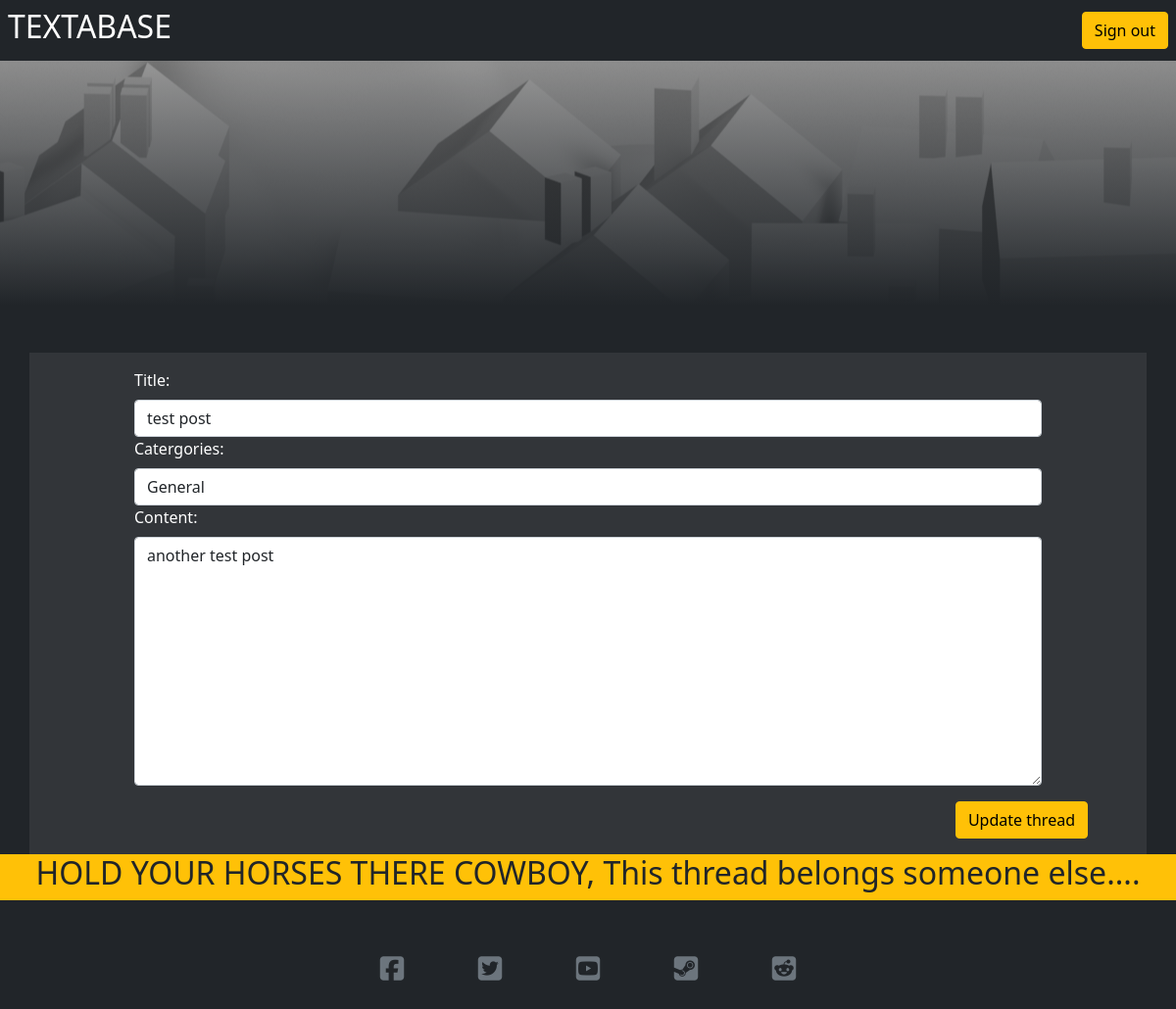
Page /edit_thread/22/ (signed in) on the committed database.
### forum/models.py (models this page shows, shortened)
class thread(models.Model):
    title = models.CharField(max_length=255, unique=True)
    slug = models.SlugField(max_length=255, unique=True)
    categories_choices = [
        ('GAM', 'Games'),
        ('BUG', 'Bugs'),
        ('BAN', 'Banter'),
        ('GEN', 'General')
    ]
    catergories = models.CharField(
        max_length=3,
        choices=categories_choices,
        default='GEN'
    )
    thread_starter = models.ForeignKey(User, on_delete=models.CASCADE,
                                       related_name='thread_post')
    date_posted = models.DateTimeField(auto_now=True, editable=False)
    content = models.TextField()
    class Meta:
        ordering = ["-date_posted"]

### forum/views.py (the view, shortened to what this page needs)
# urls.py: path('edit_thread/<thread_view_id>/', views.editThread,
def editThread(request, thread_view_id):
    edit_thread = get_object_or_404(thread, id=thread_view_id)
    form = newThreadForm(instance=edit_thread)
    setform = newThreadForm
    context = {
        'form': form,
    }
    return render(request, 'edit_thread.html', context)

### forum/forms.py
class newThreadForm(forms.ModelForm):
    class Meta:
        model = thread
        exclude = [
            'slug',
            'thread_starter',
            'date_posted',
            'upvote',
        ]

### forum/templatetags/my_filters.py (called while the page is built)
@register.filter(name='addclass')
def addclass(value, arg):
    return value.as_widget(attrs={'class': arg})

### templates/edit_thread.html (shortened to what this page needs)
{% extends "base.html" %}
{% load my_filters %}
{% block content %}
{% if user.is_authenticated %}
{% if thread_view.thread_starter == user or user.is_staff %}
<section class="container">
    <div class="row justify-content-center text-white bg-custom-thread">
        <div class="col-12 mt-3">
            <form class="" method="post">
                {% for field in form %}
                <div class="row justify-content-center">
                    <div class="col-10 form-label">{{field.label_tag}}</div>
                    <div class="col-10 ">{{field|addclass:'form-control'}}</div>
                </div>
                {% endfor %}
                <div class="row">
                    <div class="col">
                        <button type="submit" class="btn btn-warning float-end m-3 me-5">
                            Update thread</button>
                    </div>
                </div>
            </form>
        </div>
    </div>
</section>
{% endif %}
{% endif %}
{% if user.is_authenticated %}
{% if not thread_view.thread_starter == user or user.is_staff %}
<div class="bg-warning text-center row">
    <div class="col-12">
        <h2>
            HOLD YOUR HORSES THERE COWBOY, This thread belongs someone else....
    </div>
</div>
{% endif %}
{% endif %}
{%endblock%}

### static/css/style.css (style rules this page uses)
.bg-custom-thread { background: rgba(196, 196, 196, 0.1); }

### rows in the picture
thread: form "test post" "General" "another test post"

### other values in the picture
{{ field.label_tag }} "Title:" "Catergories:" "Content:"
